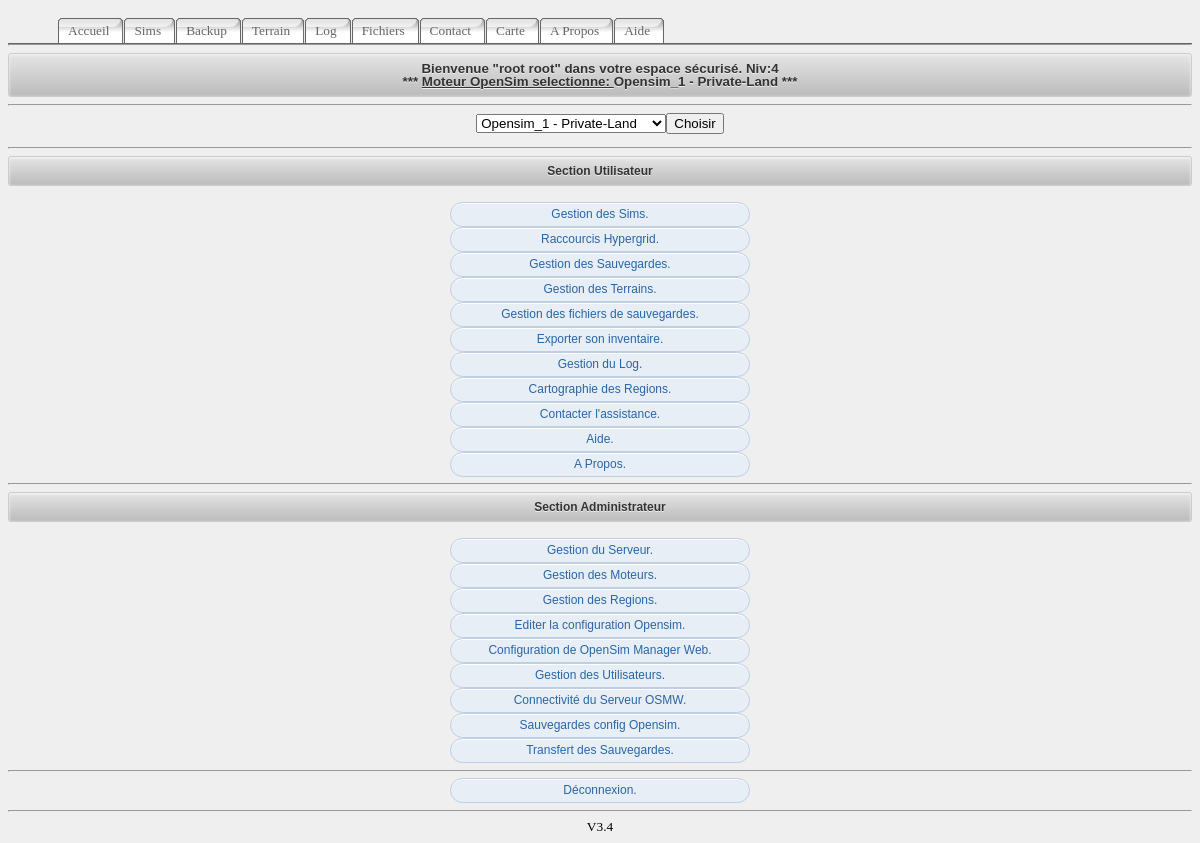
/ (signed in), run on an earlier commit of the app's database.
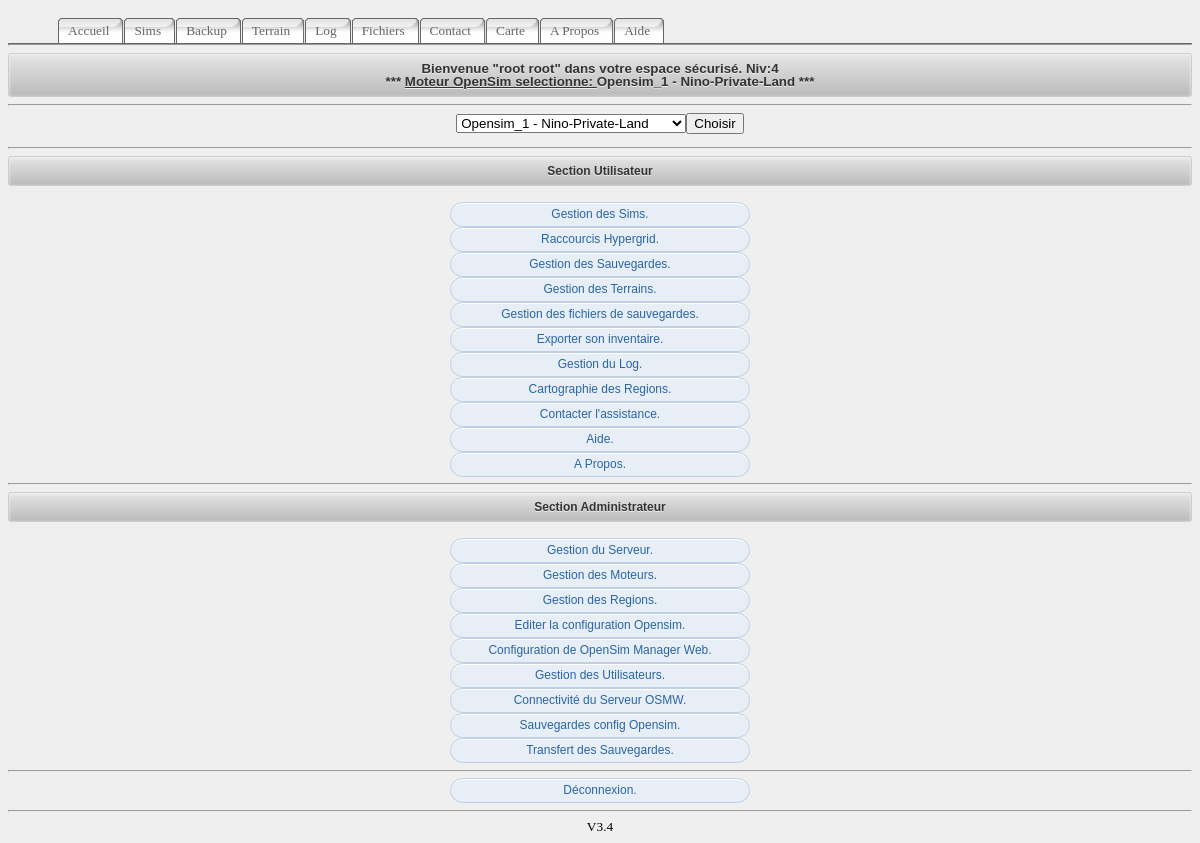
And on a later commit of the database.
### tables this page shows
CREATE TABLE IF NOT EXISTS `moteurs` (
  `osAutorise` tinyint(4) NOT NULL AUTO_INCREMENT,
  `id_os` varchar(50) NOT NULL,
  `name` varchar(50) NOT NULL,
  `version` varchar(50) NOT NULL,
  `address` varchar(50) NOT NULL,
  `DB_OS` varchar(50) NOT NULL,
  `hypergrid` varchar(100) NOT NULL,
  PRIMARY KEY (`osAutorise`)
);

### config/osmw_conf.php (called while the page is built, shortened)
<?php
	$database =  "OSMW";
?>

### config/fonctions.php (called while the page is built, shortened)
<?php
function INI_Conf($cles,$valeur){
	require 'config/osmw_conf.php';
		$sql = "SELECT * FROM conf";
		$req = mysql_query($sql) or die('Erreur SQL !<br>'.$sql.'<br>'.mysql_error());
		$data = mysql_fetch_array($req);
		switch ($valeur) {
		case "VersionOSMW":
			$Version=$data['VersionOSMW'];
			break;
		}
	return $Version;
}
function INI_Conf_Moteur($cles,$valeur){
	require 'config/osmw_conf.php';
		$sql = "SELECT * FROM moteurs WHERE id_os ='".$cles."'";
		$req = mysql_query($sql) or die('Erreur SQL !<br>'.$sql.'<br>'.mysql_error());
		$data = mysql_fetch_array($req);
		switch ($valeur) {
		case "version":
			$Version=$data['version'];
			break;
		case "address":
			$Version=$data['address'];
			break;
		}
	return $Version;
}
?>

### index.php (the view, shortened to what the changed rows need)
<html>
<head>
<link rel="stylesheet" href="menu_style.css" type="text/css" />
</head>
<body>
<?php
include 'config/fonctions.php';
include 'config/osmw_conf.php';
if (isset($_SESSION['authentification'])){
	if($_POST['a'] or $_GET['a']){
		if($_POST['a']){$vers = $_POST['a'];}
		if($_GET['a']){$vers = $_GET['a'];}
			if($vers =="1"){include('pages/GestSims.php');}
			if($vers =="2"){include('pages/GestSaveRestore.php');}
			if($vers =="3"){include('pages/GestTerrain.php');}
			if($vers =="4"){include('pages/GestImportExport.php');}
			if($vers =="5"){include('pages/GestOpensim.php');}
			if($vers =="6"){include('pages/GestRegion.php');}
			if($vers =="7"){include('pages/GestLog.php');}
			if($vers =="8"){include('pages/GestAdminServ.php');}
			if($vers =="9"){include('pages/contact.php');}
			if($vers =="10"){include('pages/GestDirectory.php');}
			if($vers =="11"){include('pages/map.php');}
			if($vers =="12"){include('pages/GestIdentite.php');}
			if($vers =="13"){include('pages/Aide.php');}
			if($vers =="14"){include('pages/Apropos.php');}
			if($vers =="15"){include('pages/GestUsers.php');}
			if($vers =="16"){include('pages/GestBackup.php');}
			if($vers =="17"){include('pages/GestMoteur.php');}
			if($vers =="18"){include('pages/GestConfig.php');}
			if($vers =="20"){include('pages/GestTransfert.php');}
			if($vers =="21"){include('pages/GestHypergrid.php');}
			if($vers =="logout"){session_start();$_SESSION = array();session_destroy();session_unset();header('Location: index.php');  }
	}
	else
		{
	$ligne1 = '<b>Bienvenue &quot;'.$_SESSION['login'].'&quot; dans votre espace s&eacute;curis&eacute;. Niv:'.$_SESSION['privilege'].'</b>';
	$ligne2 = '*** <u>Moteur OpenSim selectionne: </u>'.$_SESSION['opensim_select'].' - '.INI_Conf_Moteur($_SESSION['opensim_select'],"version").' ***';
	echo '<div class="block" id="clean-gray"><button><CENTER>'.$ligne1.'<br>'.$ligne2.'</CENTER></button></div>';
	echo '<hr>';
		$sql = 'SELECT * FROM moteurs';
		$req = mysql_query($sql) or die('Erreur SQL !<br>'.$sql.'<br>'.mysql_error());
		echo '<CENTER><FORM METHOD=POST ACTION="">
			<select name="OSSelect">';
		while($data = mysql_fetch_assoc($req))
			{
				$sel="";
				 if($data['id_os'] == $_SESSION['opensim_select']){$sel="selected";}
			echo '<option value="'.$data['id_os'].'" '.$sel.'>'.$data['name'].' - '.$data['version'].'</option>';
			}
		echo'</select><INPUT TYPE="submit" VALUE="Choisir" ></FORM></CENTER>';
	echo '<HR>';
	echo '<center>';
	echo '<div class="block" id="clean-gray"><button>Section Utilisateur</button></div><br>';
	echo '<a href="?a=1"><div class="block" id="pale-blue"><button>Gestion des Sims.</button></div></a>';
	echo '<div class="block" id="pale-blue"><a href="?a=21"><button>Raccourcis Hypergrid.</button></a></div>';
	echo '<div class="block" id="pale-blue"><a href="?a=2"><button>Gestion des Sauvegardes.</button></a></div>';
	echo '<div class="block" id="pale-blue"><a href="?a=3"><button>Gestion des Terrains.</button></a></div>';
	echo '<div class="block" id="pale-blue"><a href="?a=10"><button>Gestion des fichiers de sauvegardes.</button></a></div>';
	echo '<div class="block" id="pale-blue"><a href="?a=4"><button>Exporter son inventaire.</button></a></div>';
	echo '<div class="block" id="pale-blue"><a href="?a=7"><button>Gestion du Log.</button></a></div>';
	echo '<div class="block" id="pale-blue"><a href="?a=11"><button>Cartographie des Regions.</button></a></div>';
	echo '<div class="block" id="pale-blue"><a href="?a=9"><button>Contacter l\'assistance.</button></a></div>';
	echo '<div class="block" id="pale-blue"><a href="?a=13"><button>Aide.</button></a></div>';
	echo '<div class="block" id="pale-blue"><a href="?a=14"><button>A Propos.</button></a></div>';
	echo '<hr>';
	if( $_SESSION['privilege']>=3){
		echo '<div class="block" id="clean-gray"><button>Section Administrateur</button></div><br>';
		echo '<div class="block" id="pale-blue"><a href="?a=8"><button>Gestion du Serveur.</button></a></div>';
		echo '<div class="block" id="pale-blue"><a href="?a=17"><button>Gestion des Moteurs.</button></a></div>';
		echo '<div class="block" id="pale-blue"><a href="?a=6"><button>Gestion des Regions.</button></a></div>';
		echo '<div class="block" id="pale-blue"><a href="?a=5"><button>Editer la configuration Opensim.</button></a></div>';
		echo '<div class="block" id="pale-blue"><a href="?a=18"><button>Configuration de OpenSim Manager Web.</button></a></div>';
		echo '<div class="block" id="pale-blue"><a href="?a=15"><button>Gestion des Utilisateurs.</button></a></div>';
		echo '<div class="block" id="pale-blue"><a href="?a=12"><button>Connectivité du Serveur OSMW.</button></a></div>';
		echo '<div class="block" id="pale-blue"><a href="?a=16"><button>Sauvegardes config Opensim.</button></a></div>';
		echo '<div class="block" id="pale-blue"><a href="?a=20"><button>Transfert des Sauvegardes.</button></a></div>';
		echo '<HR>';
	}
	echo '<div class="block" id="pale-blue"><a href="?a=logout"><button>D&eacute;connexion.</button></a></div>';
	echo '</center>';
	}
}
?>
</body>
</html>

What changed in the data, as far as the page shows it:
changed moteurs: version "Private-Land" → "Nino-Private-Land"
Also different on the page:
form field OSSelect: "Opensim_1 - Private-Land" → "Opensim_1 - Nino-Private-Land"
